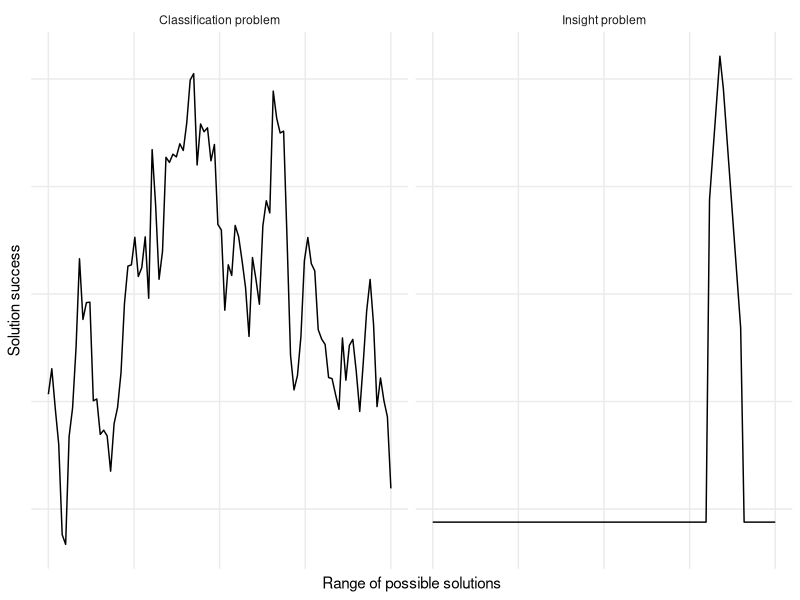

Here is the R script that generated this plot:
# ---- problem-spaces
library(ggplot2)
library(tidyr)
library(dplyr)
library(stringr)

problem_space_levels <- c("classification", "insight")
problem_space_labels <- c("Classification problem", "Insight problem")

x_range <- seq(-5, 5, length.out = 100)

curves <- list(
  classification = function(x) {
    # brownian noise
    sig2 <- 0.01
    noise <- rnorm(length(x) - 1, sd = sqrt(sig2))
    c(0, cumsum(noise))
  },
  insight = function(x) {
    # washington monument
    floor <- 0
    ifelse(x < 3 | x > 4, floor,
           -abs(x - 3.4) * 10 + 10)
  }
)
to_z <- function(x) (x - mean(x))/sd(x)

set.seed(683)  # reproducible random
mountains <- lapply(curves, function(curve_fn) curve_fn(x_range) %>% to_z) %>%
  as.data.frame %>%
  mutate(x = x_range) %>%
  gather(problem_space, y, -x) %>%
  mutate(
    problem_space = factor(problem_space, levels = problem_space_levels,
                           labels = problem_space_labels),
    # Lower insight problem. NB: matching happens on labels
    y = ifelse(problem_space == problem_space_labels[2], y - 1.8, y)
  )

ggplot(mountains, aes(x, y)) +
  geom_line(aes(group = problem_space)) +
  facet_wrap("problem_space") +
  scale_x_continuous("Range of possible solutions", labels = NULL) +
  scale_y_continuous("Solution success", labels = NULL) +
  theme_minimal() +
  theme(
    axis.ticks = element_blank(),
    panel.grid.minor = element_blank()
  )
